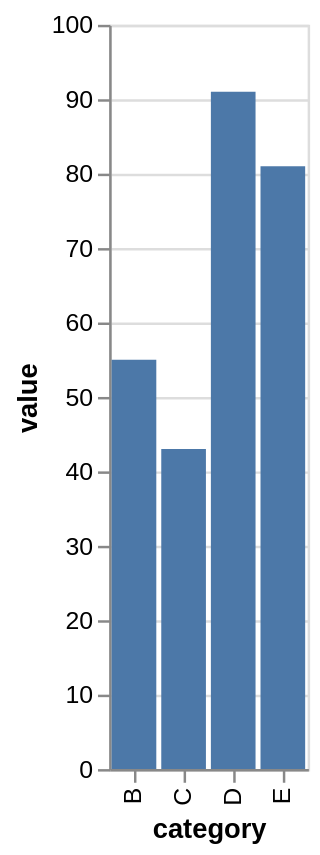

Write a Vega-Lite specification for this figure.
### Vega-Lite specification from a JSON file in a GitHub repository (floating-point values rounded to 4 significant figures)
{"$schema": "https://vega.github.io/schema/vega-lite/v6.json", "data": {"values": [{"category": "A", "value": 28}, {"category": "B", "value": 55}, {"category": "C", "value": 43}, {"category": "D", "value": 91}, {"category": "E", "value": 81}]}, "description": "A variable param read by a filter expression.", "encoding": {"x": {"field": "category", "type": "nominal"}, "y": {"field": "value", "type": "quantitative"}}, "mark": "bar", "params": [{"name": "cutoff", "value": 40}], "transform": [{"filter": "datum.value > cutoff"}], "usermeta": {"eas": {"standin_ratio": 0.0223, "threshold": 0.05}}}
